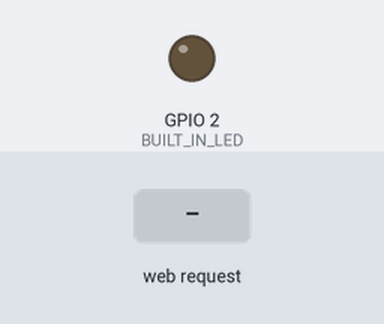
This sketch was run on a simulated ESP8266 (NodeMCU). Shown: output pins drawn as LEDs (lit = HIGH). Inputs (shaded band) come from the test bench. WiFi joins after 1.5 s; servers stay silent unless stated; what the sketch prints to the serial monitor is not drawn.

Above: at 2.7 s.
2.8 s: HTTP request GET /off received
At 3.6 s:
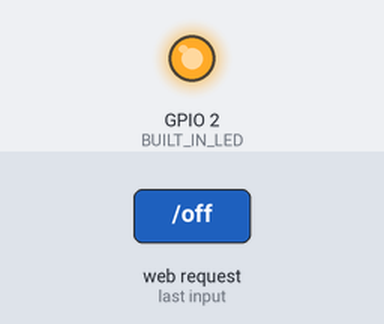
4.3 s: HTTP request GET /on received
At 4.8 s:
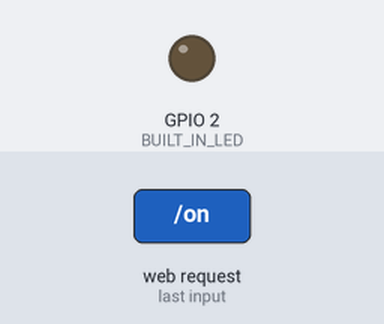
Timing chart, 0 to 7.3 s (numbered marks = the images above; inputs shaded):
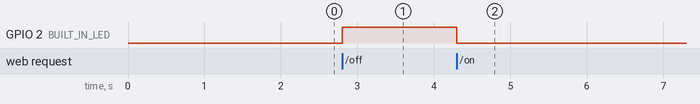

The sketch:

Ex4.ino
```cpp
/*
  IoT Workshop
  github.com/Sleepy105
  02/2017
  Ex4
*/

#include <ESP8266WiFi.h>
#include <ESP8266WebServer.h>

#define BUILT_IN_LED 2

const char* ssid = "**********";
const char* password = "**********";

String webpage = "<!DOCTYPE html> <html> <body> <button onclick=\"window.location.href='/on'\">ON</button> <button onclick=\"window.location.href='/off'\">OFF</button> </body> </html>";

ESP8266WebServer server(80);

void setup(){
	Serial.begin(115200);
	WiFi.begin(ssid, password);
	Serial.println("");

  pinMode(BUILT_IN_LED, OUTPUT);

	while(WiFi.status() != WL_CONNECTED){
		delay(500);
		Serial.print(".");
	}

	Serial.println("");
	Serial.print("Connected to ");
	Serial.println(ssid);
	Serial.print("IP address: ");
	Serial.println(WiFi.localIP());

	server.on("/", [](){
	  server.send(200, "text/html", webpage);
	});
  server.on("/on", [](){
    digitalWrite(BUILT_IN_LED, LOW);
    server.send(200, "text/html", webpage);
  });
  server.on("/off", [](){
    digitalWrite(BUILT_IN_LED, HIGH);
    server.send(200, "text/html", webpage);
  });

	server.begin();
	Serial.println ( "HTTP server started" );
}

void loop(){
	server.handleClient();
}
```

Measured:
- after the input at 2.8 s, GPIO 2 (BUILT_IN_LED): LOW → HIGH at once
- after the input at 4.3 s, GPIO 2 (BUILT_IN_LED): HIGH → LOW at once
